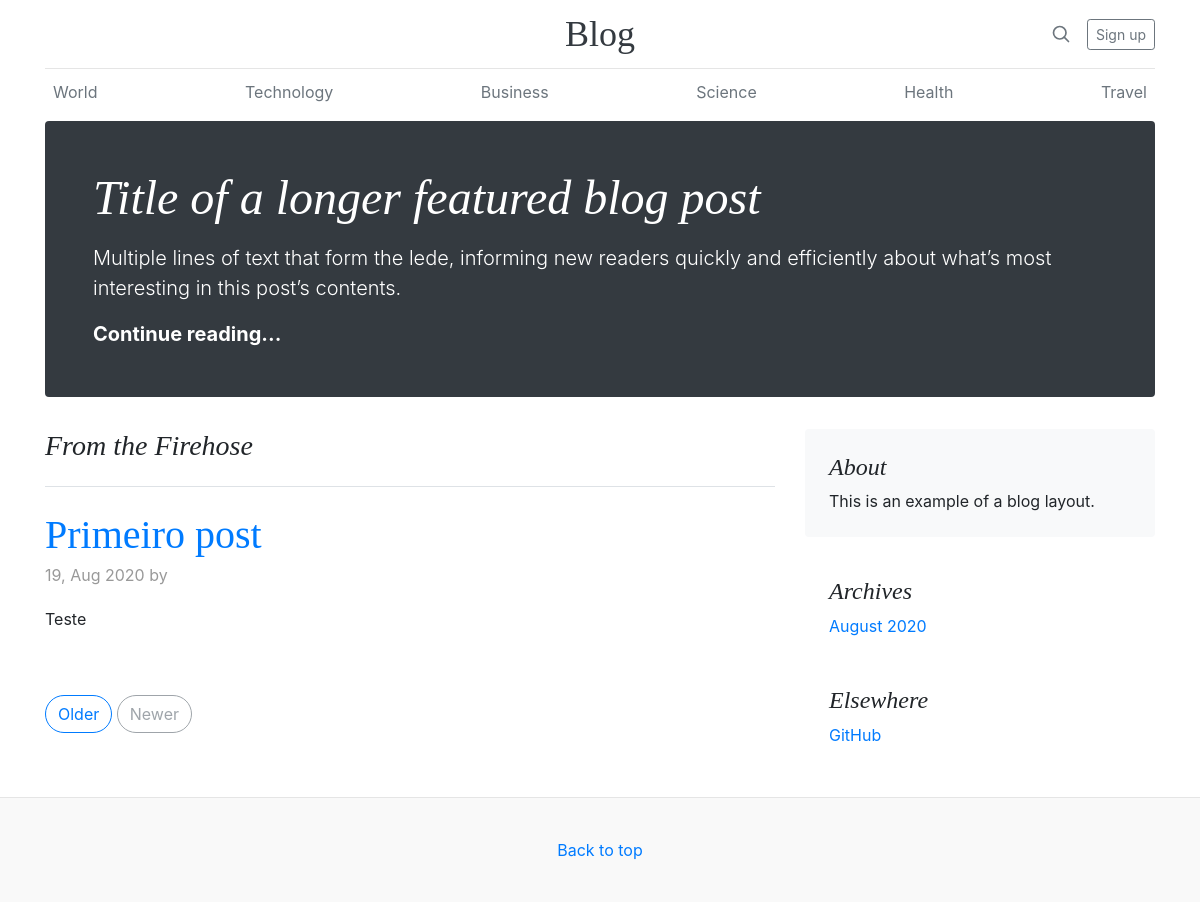
Before: / with the older database file.
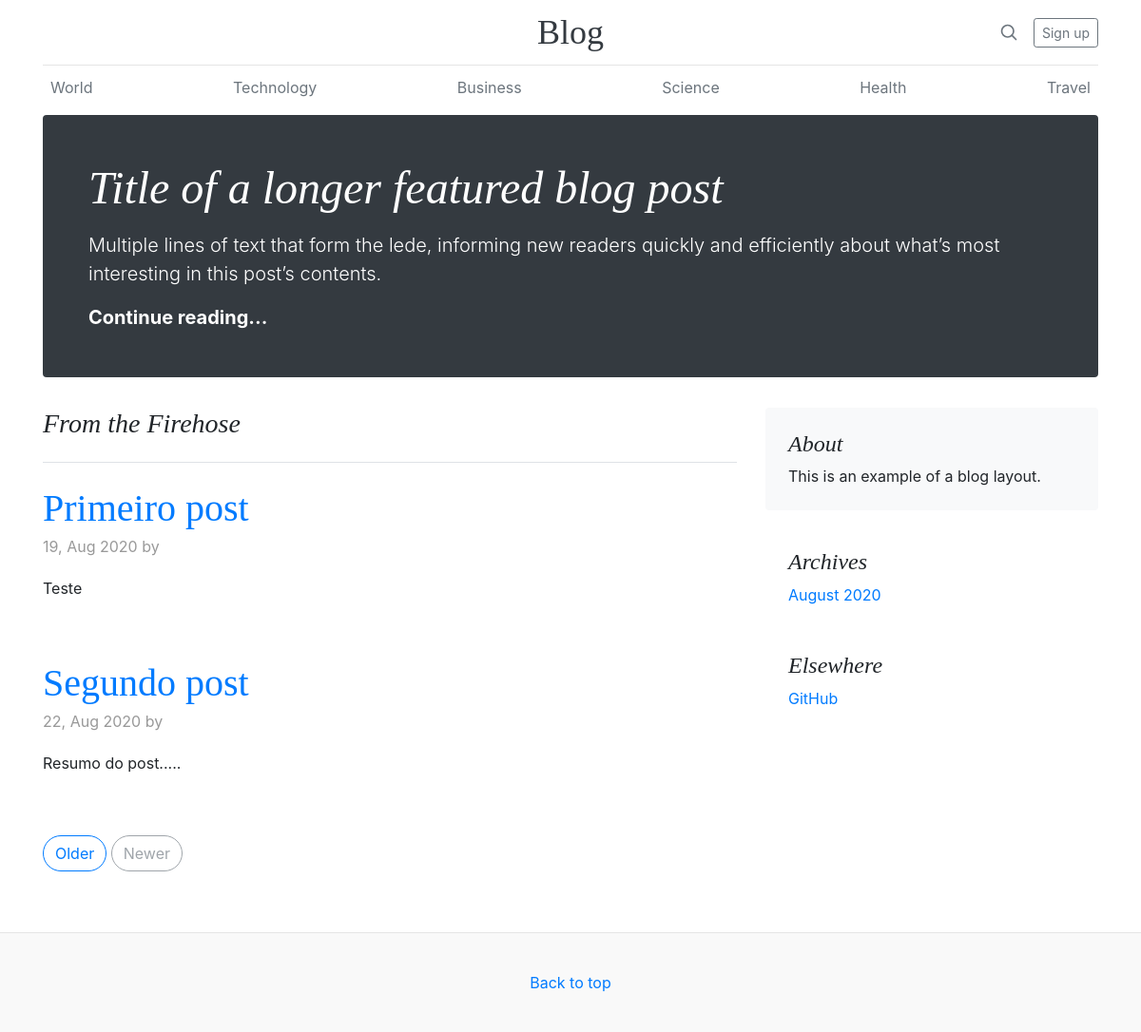
After: the same page with the newer database file.
### blog/models.py (models this page shows, shortened)
class Post(models.Model):
    titulo = models.CharField(max_length=255)
    resumo = RichTextField()
    conteudo = RichTextUploadingField()
    autor = models.ForeignKey(User, on_delete=models.PROTECT)
    data_criacao = models.DateField(auto_now_add=True)

### blog/views.py (the view)
# urls.py: 2. Add a URL to urlpatterns:  path('', views.home, name='home')
def home(request):
    posts = Post.objects.all()
    return render(request, 'home.html', {'posts': posts})

### templates/home.html
{% extends 'layout.html'%}
{% block sub_header%}
<div class="jumbotron p-4 p-md-5 text-white rounded bg-dark">
   <div class="col-md-12 px-0">
      <h1 class="display-4 font-italic">Title of a longer featured blog post</h1>
      <p class="lead my-3">Multiple lines of text that form the lede, informing new readers quickly and efficiently about what’s most interesting in this post’s contents.</p>
      <p class="lead mb-0"><a href="#" class="text-white font-weight-bold">Continue reading...</a></p>
   </div>
</div>
{% endblock %}
{% block content %}
<h3 class="pb-4 mb-4 font-italic border-bottom">
   From the Firehose
</h3>
{% for post in posts %}
<div class="blog-post">
   <h2 class="blog-post-title">
      <a href="/posts/{{ post.pk }}">{{ post.titulo }}</a>
   </h2>
   <p class="blog-post-meta">{{ post.data_criacao|date:'d, M Y' }} by <a href="#">{{ post.autor.get_full_name }}</a></p>
   {{ post.resumo|safe }}
</div>
{% endfor %}
<nav class="blog-pagination">
   <a class="btn btn-outline-primary" href="#">Older</a>
   <a class="btn btn-outline-secondary disabled" href="#" tabindex="-1" aria-disabled="true">Newer</a>
</nav>
{% endblock%}

### templates/layout.html (shortened to what this page needs)
<!doctype html>
<html lang="en">
   <head>
      <link rel="stylesheet" href="https://stackpath.bootstrapcdn.com/bootstrap/4.5.2/css/bootstrap.min.css">
      {% load static %}
      <link rel="stylesheet" type="text/css" href="{% static 'css/layout.css' %}">
   </head>
   <body>
      <div class="container">
         <header class="blog-header py-3">
            <div class="row flex-nowrap justify-content-between align-items-center">
               <div class="col-4 pt-1">
               </div>
               <div class="col-4 text-center">
                  <a class="blog-header-logo text-dark" href="/">Blog</a>
               </div>
               <div class="col-4 d-flex justify-content-end align-items-center">
                  <a class="text-muted" href="#" aria-label="Search">
                     <svg xmlns="http://www.w3.org/2000/svg" width="20" height="20" fill="none" stroke="currentColor" stroke-linecap="round" stroke-linejoin="round" stroke-width="2" class="mx-3" role="img" viewBox="0 0 24 24" focusable="false">
                        <title>Search</title>
                        <circle cx="10.5" cy="10.5" r="7.5"/>
                        <path d="M21 21l-5.2-5.2"/>
                     </svg>
                  </a>
                  <a class="btn btn-sm btn-outline-secondary" href="#">Sign up</a>
               </div>
            </div>
         </header>
         <div class="nav-scroller py-1 mb-2">
            <nav class="nav d-flex justify-content-between">
               <a class="p-2 text-muted" href="#">World</a>
               <a class="p-2 text-muted" href="#">Technology</a>
               <a class="p-2 text-muted" href="#">Business</a>
               <a class="p-2 text-muted" href="#">Science</a>
               <a class="p-2 text-muted" href="#">Health</a>
               <a class="p-2 text-muted" href="#">Travel</a>
            </nav>
         </div>
         {% block sub_header%} {% endblock %}
      </div>
      <main role="main" class="container">
         <div class="row">
            <div class="col-md-8 blog-main">
               {% block content %} {% endblock %}
            </div>
            <aside class="col-md-4 blog-sidebar">
               <div class="p-4 mb-3 bg-light rounded">
                  <h4 class="font-italic">About</h4>
                  <p class="mb-0">This is an example of a blog layout.</p>
               </div>
               <div class="p-4">
                  <h4 class="font-italic">Archives</h4>
                  <ol class="list-unstyled mb-0">
                     <li><a href="#">August 2020</a></li>
                  </ol>
               </div>
               <div class="p-4">
                  <h4 class="font-italic">Elsewhere</h4>
                  <ol class="list-unstyled">
                     <li><a href="https://github.com/antoniosergiojr/" target="_blank">GitHub</a></li>
                  </ol>
               </div>
            </aside>
         </div>
      </main>
      <footer class="blog-footer">
         <p>
            <a href="#">Back to top</a>
         </p>
      </footer>
   </body>
</html>

### static/css/layout.css (style rules this page uses)
.blog-header { line-height: 1; border-bottom: 1px solid #e5e5e5; }
.blog-header-logo { font-family: "Playfair Display", Georgia, "Times New Roman", serif; font-size: 2.25rem; }
h1, h2, h3, h4, h5, h6 { font-family: "Playfair Display", Georgia, "Times New Roman", serif; }
.display-4 { font-size: 2.5rem; }
@media (min-width: 768px) { .display-4 { font-size: 3rem; } }
.nav-scroller { position: relative; z-index: 2; height: 2.75rem; overflow-y: hidden; }
.nav-scroller .nav { display: -ms-flexbox; display: flex; -ms-flex-wrap: nowrap; flex-wrap: nowrap; padding-bottom: 1rem; margin-top: -1px; overflow-x: auto; text-align: center; white-space: nowrap; -webkit-overflow-scrolling: touch; }
.blog-pagination { margin-bottom: 4rem; }
.blog-pagination > .btn { border-radius: 2rem; }
.blog-post { margin-bottom: 4rem; }
.blog-post-title { margin-bottom: 0.25rem; font-size: 2.5rem; }
.blog-post-meta { margin-bottom: 1.25rem; color: #999; }
.blog-footer { padding: 2.5rem 0; color: #999; text-align: center; background-color: #f9f9f9; border-top: 0.05rem solid #e5e5e5; }
.blog-footer p:last-child { margin-bottom: 0; }

Changed rows visible on the page:
added Post: titulo "Segundo post", data_criacao "22, Aug 2020", resumo "Resumo do post....."
